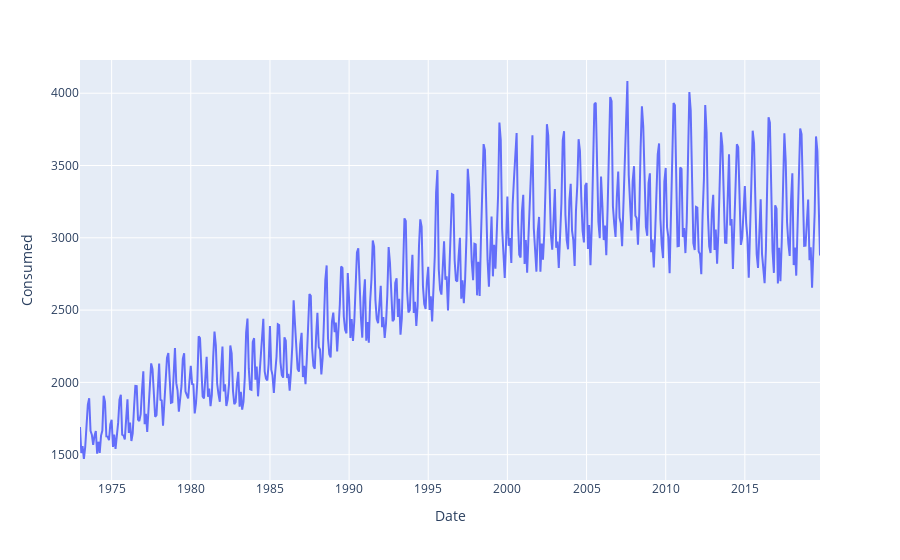

This figure's notebook cell:
### Code cell
px.line(electric_nuclear, x='Date', y='Consumed')

### Figure 1 — Plotly figure (JSON) as saved in the notebook; plotly's stock layout.template omitted (floating-point values rounded to 4 significant figures; data arrays with more than 128 entries replaced by an {"elided": "..."} marker saying what was removed)
{"data": [{"hovertemplate": "Date=%{x}<br>Consumed=%{y}<extra></extra>", "legendgroup": "", "line": {"color": "#636efa", "dash": "solid"}, "marker": {"symbol": "circle"}, "mode": "lines", "name": "", "orientation": "v", "showlegend": false, "type": "scatter", "x": {"elided": "562 str values"}, "xaxis": "x", "y": {"elided": "562 float values"}, "yaxis": "y"}], "layout": {"legend": {"tracegroupgap": 0}, "margin": {"t": 60}, "xaxis": {"anchor": "y", "domain": [0, 1], "title": {"text": "Date"}}, "yaxis": {"anchor": "x", "domain": [0, 1], "title": {"text": "Consumed"}}}}
